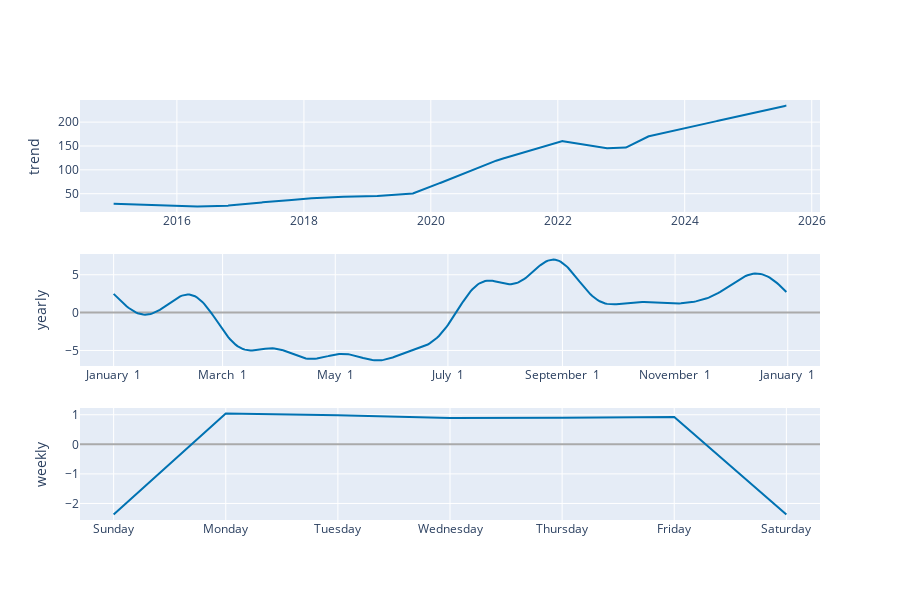

Write notebook code for a chart like this one.
### Code cell
plot_components_plotly(model,forecast)

### Figure 1 — Plotly figure (JSON) as saved in the notebook; plotly's stock layout.template omitted (floating-point values rounded to 4 significant figures; data arrays with more than 128 entries replaced by an {"elided": "..."} marker saying what was removed)
{"data": [{"line": {"color": "#0072B2", "width": 2}, "mode": "lines", "name": "trend", "type": "scatter", "x": {"elided": "2674 str values"}, "xaxis": "x", "y": {"elided": "2674 float values"}, "yaxis": "y"}, {"line": {"color": "#0072B2", "width": 2}, "mode": "lines", "name": "yearly", "type": "scatter", "x": {"elided": "365 str values"}, "xaxis": "x2", "y": {"elided": "365 float values"}, "yaxis": "y2"}, {"line": {"color": "#0072B2", "width": 2}, "mode": "lines", "name": "weekly", "type": "scatter", "x": ["2017-01-01T00:00:00", "2017-01-02T00:00:00", "2017-01-03T00:00:00", "2017-01-04T00:00:00", "2017-01-05T00:00:00", "2017-01-06T00:00:00", "2017-01-07T00:00:00"], "xaxis": "x3", "y": [-2.37, 1.04, 0.9802, 0.8917, 0.9006, 0.9274, -2.37], "yaxis": "y3"}], "layout": {"height": 600, "showlegend": false, "width": 900, "xaxis": {"anchor": "y", "domain": [0, 1], "range": ["2014-06-22T10:48:00", "2026-02-17T13:12:00"], "type": "date"}, "xaxis2": {"anchor": "y2", "domain": [0, 1], "range": ["2016-12-13T18:54:02.958904115", "2018-01-18T11:04:57.863013581"], "tickformat": "%B %e", "type": "date"}, "xaxis3": {"anchor": "y3", "domain": [0, 1], "range": ["2016-12-31T16:48:00", "2017-01-07T07:12:00"], "tickformat": "%A", "type": "date"}, "yaxis": {"anchor": "x", "domain": [0.7333, 1], "rangemode": "normal", "title": {"text": "trend"}, "zerolinecolor": "#AAA"}, "yaxis2": {"anchor": "x2", "domain": [0.3667, 0.6333], "title": {"text": "yearly"}, "zerolinecolor": "#AAA"}, "yaxis3": {"anchor": "x3", "domain": [0, 0.2667], "title": {"text": "weekly"}, "zerolinecolor": "#AAA"}}}
